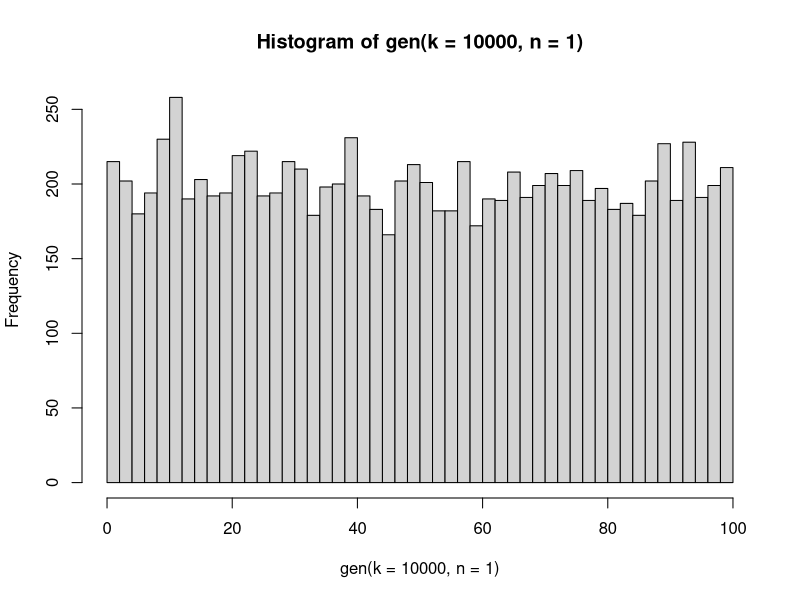
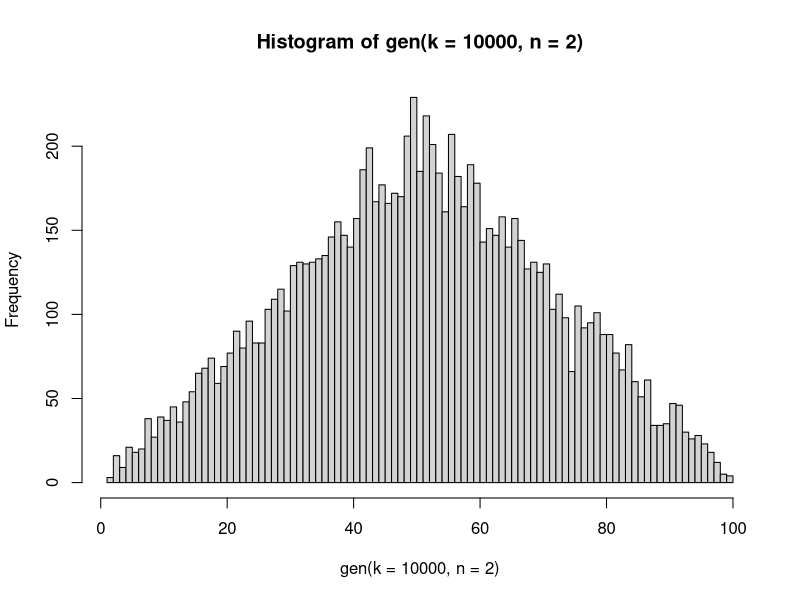
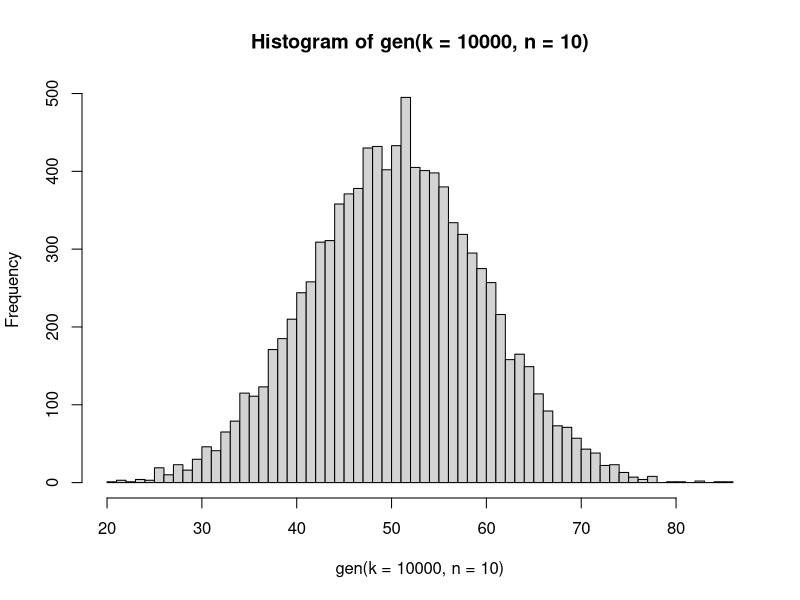
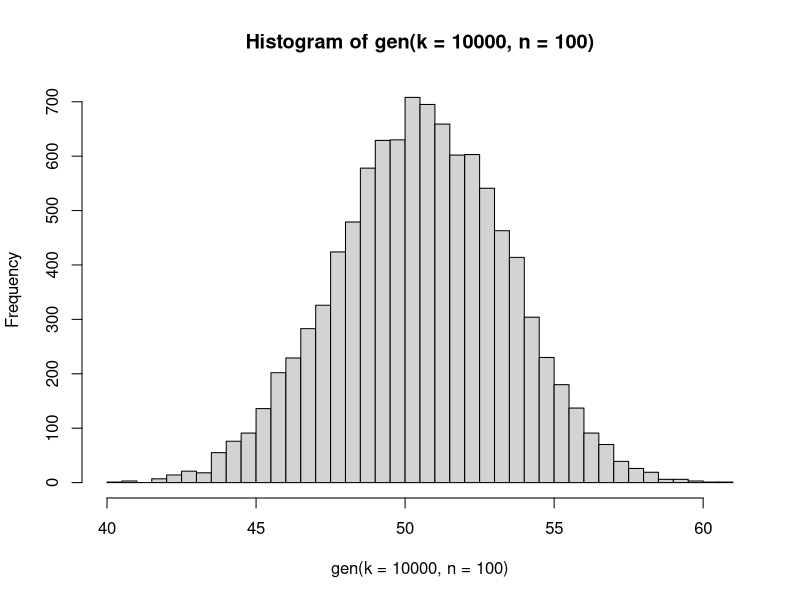
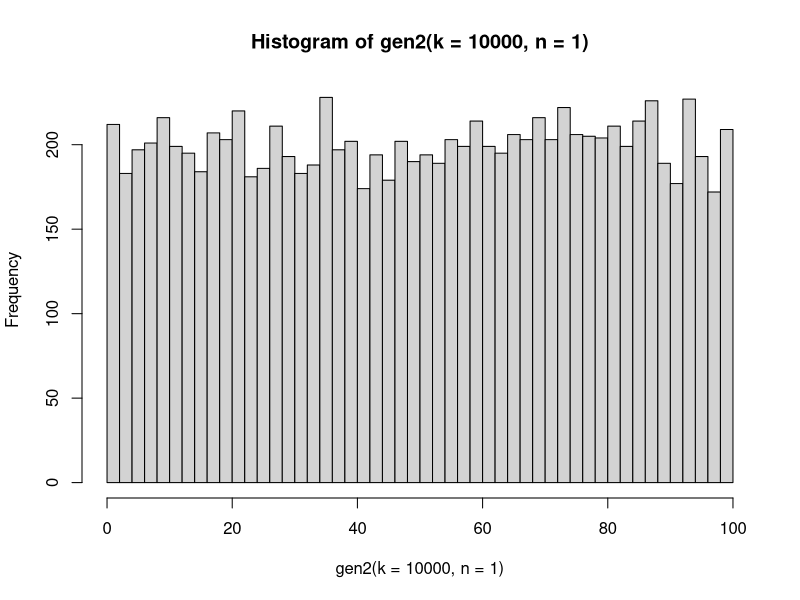
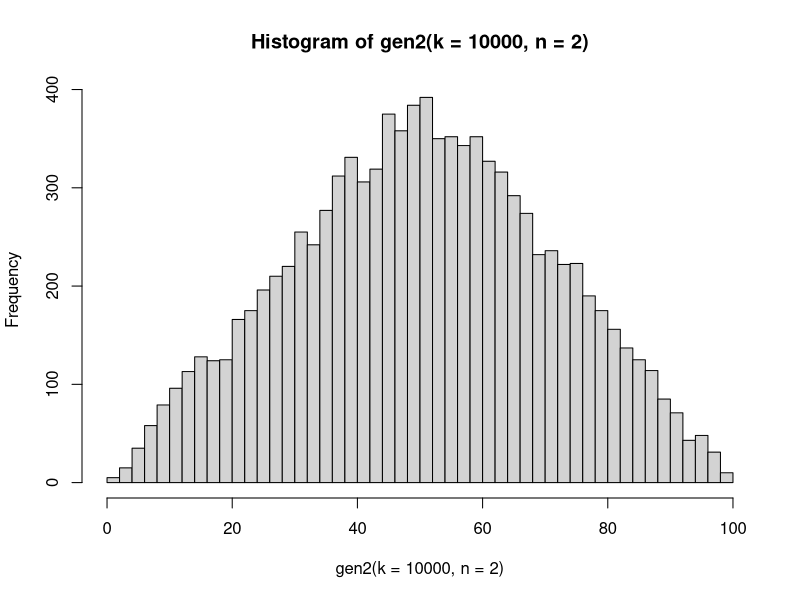
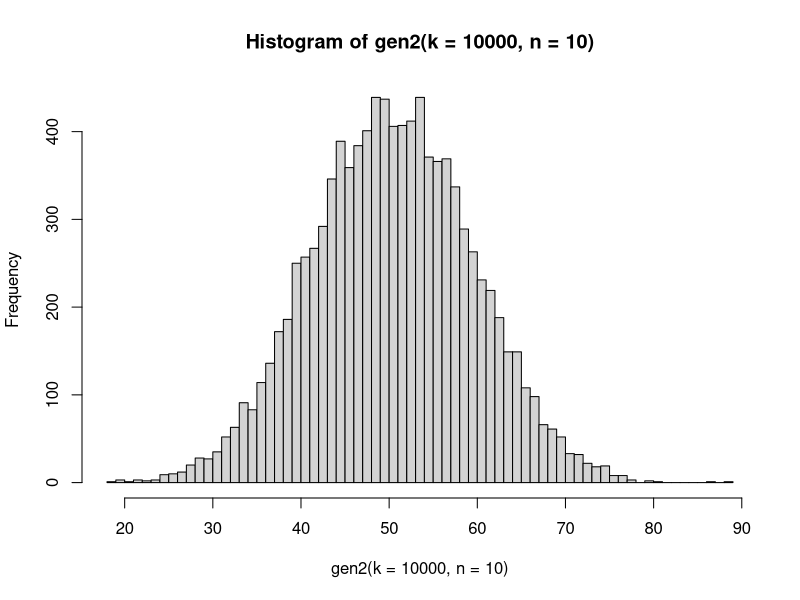
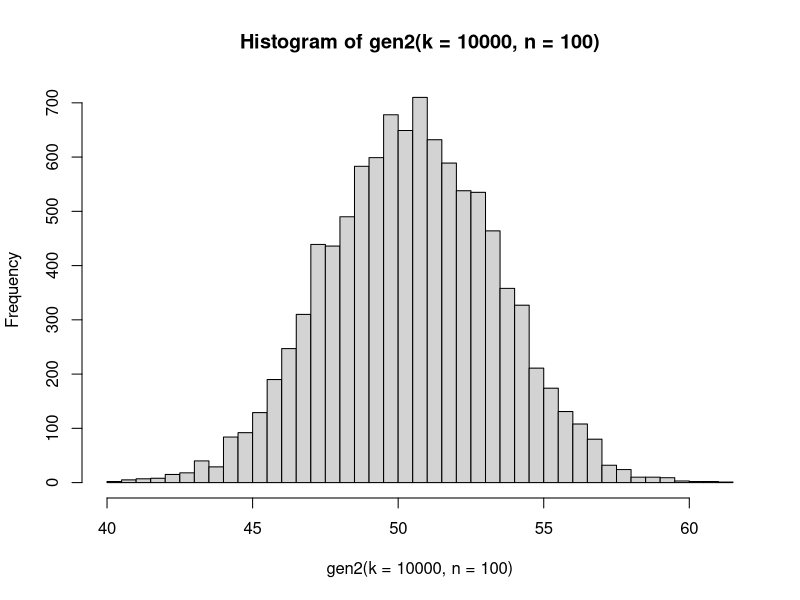

The R source for these figures, in order:
## ---- chunk 1
knitr::opts_chunk$set(echo = T, warning = F, message = F)
knitr::opts_chunk$set(fig.width=8, fig.height=6) 
## ---- chunk 2
gen <- function(k=10, n=5){
  
  result <- c()
  for(i in 1:k){
    nums <- sample(1:100, size=n, replace=TRUE)
    result <- c( result, sum(nums)/n )
  }

  return(result)
}

## ---- chunk 3
hist( gen(k=10000, n=1), breaks = 50 )
## ---- chunk 4
hist( gen(k=10000, n=2), breaks = 101 )
## ---- chunk 5
hist( gen(k=10000, n=10), breaks = 50 )
## ---- chunk 6
hist( gen(k=10000, n=100), breaks = 50 )
## ---- chunk 7
aux <- function(n=5){

  nums <- sample(1:100, size=n, replace=TRUE)
  return( sum(nums)/n )
}

gen2 <- function(k=10, n=5){
  return( replicate(k, aux(n)) )
}
## ---- chunk 8
hist( gen2(k=10000, n=1), breaks = 50 )
## ---- chunk 9
hist( gen2(k=10000, n=2), breaks = 50 )
## ---- chunk 10
hist( gen2(k=10000, n=10), breaks = 50 )
## ---- chunk 11
hist( gen2(k=10000, n=100), breaks = 50 )
## ---- chunk 12
mean( mtcars[mtcars$am == 0, "mpg"] ) - mean( mtcars[mtcars$am == 1, "mpg"] )
## ---- chunk 13
mean( mtcars[mtcars$am == 0 & mtcars$wt > 3, "mpg"] ) - mean( mtcars[mtcars$am == 1 & mtcars$wt > 3, "mpg"] )
## ---- chunk 14
sum <- 0
for(i in 1:100){
  if(i%%2 == 0){
    sum <- sum + i
  }
}
sum
## ---- chunk 15
sum(seq(2,101,by=2))
## ---- chunk 16
spin <- function(){
  sample(0:36, size = 1)
}
## ---- chunk 17
red   <- c(32, 19, 21, 25, 34, 27, 36, 30, 23, 5, 16, 1, 14, 9, 18, 7, 12, 3)
black <- c(2,4,6,8,10,20,22,24,26,28,11,13,15,17,29,31,33,35)

compute_gain <- function(q=10){
  result <- spin()
  if(result %in% red){
    return(q)
  }
  else{
    return(-q)
  }
}
## ---- chunk 18
K=10000
winnings <- c()
for(i in 1:K){
  winnings <- c(winnings, compute_gain(1))
}
## ---- chunk 19
library(ggplot2)

results = data.frame(Round = 1:K, Cumulative_Winnings = cumsum(winnings) )

p <- ggplot(results, aes(x=Round, y=Cumulative_Winnings)) +  
  geom_line() + theme_minimal()

p
## ---- chunk 20
N <- 10000
x <- runif(N)
y <- runif(N)
# Compute how many points fall inside the quarter circle
points_inside <- sum(x^2 + y^2 <= 1)

# Estimate the value of pi: area of the quarter circle (pi/4) times the area of the square (1)
pi_estimate <- (points_inside / N) * 4
